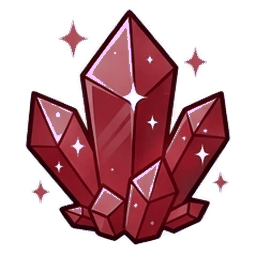
#> input picture assets/ui/items/abyss_core.png, 256 x 256 px, given in place of iron_ore.png, which was not available
$ python make_material_icons.py
#> lines starting #> are read from the running program, lines starting #| are printed output that depends on the picture
"""Arte PROVISÓRIA dos materiais das profissões (parte 3), no estilo das pinturas de assets/ui/items:
recolore pinturas existentes (minérios, essências, peças de chefe) e desenha com contorno grosso o que não tem
base (toras, couros, pergaminho). Troque pela pintura de verdade (docs/ICONES_PROMPTS.md, "Profissões").

Uso (na raiz do projeto):  python tools/icons/make_material_icons.py
"""
import colorsys
import math
import os
import random

from PIL import Image, ImageDraw, ImageFilter

DIR = os.path.join("assets", "ui", "items")
S = 256
OUT_C = (34, 24, 20, 255)


def load(name):
    return Image.open(os.path.join(DIR, name + ".png")).convert("RGBA")


def save(im, name):
    im.save(os.path.join(DIR, name + ".png"))
    print("ok", name)


def recolor(im, hue, sat_mult=1.0, val_mult=1.0, min_sat=0.25, gray_tint=None):
    """Troca o matiz dos pixels coloridos (saturação >= min_sat) por `hue`; os cinzas podem ganhar `gray_tint`."""
    out = im.copy()
    px = out.load()
    for y in range(out.height):
        for x in range(out.width):
            r, g, b, a = px[x, y]
            if a == 0:
                continue
            h, s, v = colorsys.rgb_to_hsv(r / 255, g / 255, b / 255)
            if s >= min_sat and v > 0.12:
                h, s, v = hue, min(1.0, s * sat_mult), min(1.0, v * val_mult)
            elif gray_tint is not None and v > 0.12:
                th, ts = gray_tint
                h, s = th, max(s, ts)
            r2, g2, b2 = colorsys.hsv_to_rgb(h % 1.0, s, v)
            px[x, y] = (int(r2 * 255), int(g2 * 255), int(b2 * 255), a)
    return out


def shade(c, f):
    return tuple(max(0, min(255, int(x * f))) for x in c[:3]) + (255,)


def log_icon(bark, wood):
    im = Image.new("RGBA", (S * 2, S * 2), (0, 0, 0, 0))
    d = ImageDraw.Draw(im)
    # tora deitada na diagonal: corpo + ponta com anéis (desenhado em 2x e reduzido)
    body = [(110, 300), (300, 110), (410, 220), (220, 410)]
    d.polygon(body, fill=bark, outline=OUT_C, width=14)
    for i in range(5):
        t = 0.15 + i * 0.17
        x0, y0 = 110 + (300 - 110) * t, 300 + (110 - 300) * t
        d.line([(x0 + 20, y0 + 20), (x0 + 95, y0 + 95)], fill=shade(bark, 0.7), width=8)
    d.line([(150, 300), (300, 150)], fill=shade(bark, 1.25), width=10)
    d.ellipse((60, 250, 230, 420), fill=wood, outline=OUT_C, width=14)
    for r in (55, 35, 16):
        d.ellipse((145 - r, 335 - r, 145 + r, 335 + r), outline=shade(wood, 0.72), width=6)
    d.ellipse((330, 120, 380, 170), fill=shade(bark, 0.8), outline=OUT_C, width=10)
    return im.resize((S, S), Image.LANCZOS)


def hide_icon(c, seed):
    rnd = random.Random(seed)
    im = Image.new("RGBA", (S * 2, S * 2), (0, 0, 0, 0))
    d = ImageDraw.Draw(im)
    pts = []
    for i in range(14):
        a = i / 14 * math.tau
        r = 190 + rnd.uniform(-25, 25) + (40 if i % 7 in (1, 5) else 0)
        pts.append((256 + math.cos(a) * r * 1.05, 256 + math.sin(a) * r * 0.85))
    d.polygon(pts, fill=c, outline=OUT_C, width=14)
    d.polygon([(256 + (x - 256) * 0.62, 256 + (y - 256) * 0.62) for x, y in pts], fill=shade(c, 1.15))
    for _ in range(16):
        x, y = rnd.uniform(150, 360), rnd.uniform(170, 340)
        d.line([(x, y), (x + rnd.uniform(-18, 18), y + 22)], fill=shade(c, 0.75), width=6)
    return im.resize((S, S), Image.LANCZOS)


def scroll_icon():
    im = Image.new("RGBA", (S * 2, S * 2), (0, 0, 0, 0))
    d = ImageDraw.Draw(im)
    paper = (238, 220, 170, 255)
    d.rectangle((120, 110, 392, 400), fill=paper, outline=OUT_C, width=14)
    for y in (180, 225, 270, 315):
        d.line([(165, y), (350, y)], fill=(150, 120, 80, 255), width=8)
    for y in (100, 410):
        d.rounded_rectangle((90, y - 34, 422, y + 34), 30, fill=shade(paper, 0.86), outline=OUT_C, width=14)
    d.ellipse((300, 330, 390, 420), fill=(185, 40, 40, 255), outline=OUT_C, width=12)
    d.ellipse((328, 358, 362, 392), fill=(225, 80, 70, 255))
    return im.resize((S, S), Image.LANCZOS)


def main():
    ore = load("iron_ore")
#> in load, returned value is the input picture: PIL image 256x256 RGBA; mean R, G, B, A 65.9, 24.6, 30.6, 113.6
    for name, hue, gray in [("copper_ore", 0.06, None), ("silver_ore", 0.58, (0.6, 0.05)),
            ("mithril_ore", 0.5, (0.55, 0.12)), ("astralite_ore", 0.78, (0.75, 0.15))]:
        sm = 0.25 if name == "silver_ore" else 1.2
        save(recolor(ore, hue, sat_mult=sm, val_mult=1.25, gray_tint=gray), name)
#> in save, `im.save(os.path.join(DIR, name + ".png"))`:
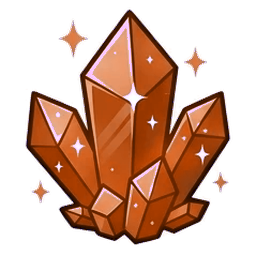
#> saved as copper_ore.png: PIL image 256x256 RGBA; mean R, G, B, A 80.2, 41.7, 21.9, 113.6; transparent parts drawn white
    potion = load("mana_potion")
#> call 2 of load, with name = 'mana_potion'
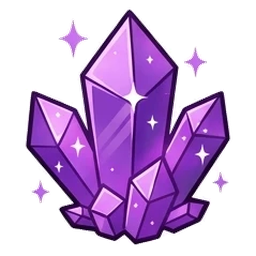
#> input picture assets/ui/items/arcane_crystal.png, 256 x 256 px, given in place of mana_potion.png, which was not available
#> in load, returned value is the input picture: PIL image 256x256 RGBA; mean R, G, B, A 69.7, 35.7, 85.1, 113.6
    for i, hue in enumerate([0.28, 0.45, 0.72, 0.12, 0.88], start=1):
        save(recolor(potion, hue, sat_mult=1.1, val_mult=1.05), "essence_t%d" % i)
#> in save (call 5), `im.save(os.path.join(DIR, name + ".png"))`:
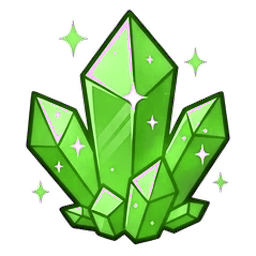
#> saved as essence_t1.png: PIL image 256x256 RGBA; mean R, G, B, A 50.6, 87.7, 32.9, 113.6; transparent parts drawn white
    woods = [("pine_log", (120, 82, 50), (220, 180, 120)), ("oak_log", (95, 65, 40), (200, 150, 95)),
        ("silverbirch_log", (220, 220, 210), (230, 210, 170)), ("ashwood_log", (90, 88, 86), (180, 170, 150)),
        ("soulwood_log", (70, 50, 110), (170, 140, 230))]
    for name, bark, wood in woods:
        save(log_icon(bark + (255,), wood + (255,)), name)
#> this loop made 5 passes
#> pass 1, in save (call 10), `im.save(os.path.join(DIR, name + ".png"))`:
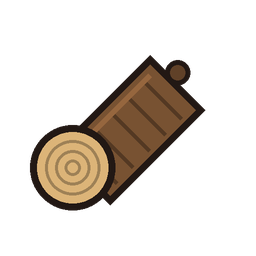
#> saved as pine_log.png: PIL image 256x256 RGBA; mean R, G, B, A 26.2, 19.5, 12.8, 55.4; transparent parts drawn white
    hides = [(160, 120, 80), (125, 85, 50), (110, 100, 90), (70, 60, 80), (120, 150, 210)]
    for i, c in enumerate(hides, start=1):
        save(hide_icon(c + (255,), i), "hide_t%d" % i)
#> this loop made 5 passes
#> pass 1, in save (call 15), `im.save(os.path.join(DIR, name + ".png"))`:
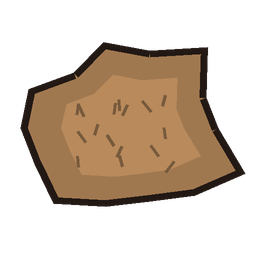
#> saved as hide_t1.png: PIL image 256x256 RGBA; mean R, G, B, A 61.6, 45.8, 30.8, 105.1; transparent parts drawn white
#> pass 2, in save (call 16), `im.save(os.path.join(DIR, name + ".png"))`:
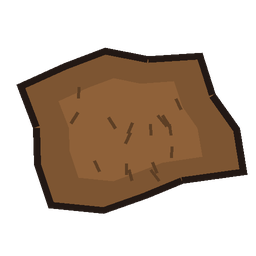
#> saved as hide_t2.png: PIL image 256x256 RGBA; mean R, G, B, A 50.2, 33.9, 20.4, 108.3; transparent parts drawn white
    save(recolor(load("slime_gel"), 0.12, sat_mult=1.1, val_mult=1.1), "royal_jelly")
#> in save (call 20), `im.save(os.path.join(DIR, name + ".png"))`:
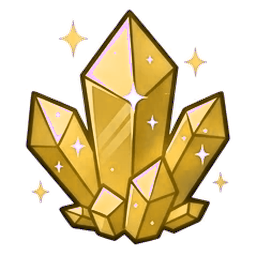
#> saved as royal_jelly.png: PIL image 256x256 RGBA; mean R, G, B, A 91.9, 74.5, 33.7, 113.6; transparent parts drawn white
    save(recolor(load("champion_badge"), 0.6, sat_mult=0.35, val_mult=1.05), "knight_sigil")
    save(recolor(load("arcane_crystal"), 0.36, sat_mult=0.9, val_mult=0.8), "lich_phylactery")
    save(recolor(load("arcane_crystal"), 0.98, sat_mult=1.1, val_mult=0.75), "abyss_core")
    save(scroll_icon(), "recipe_scroll")


if __name__ == "__main__":
#> (the run stopped early here; a loop or call above may not have finished)
